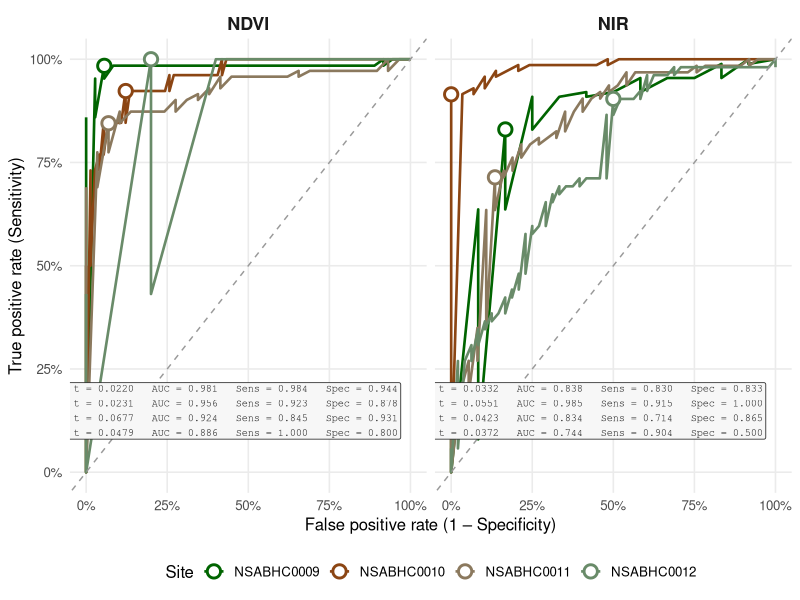
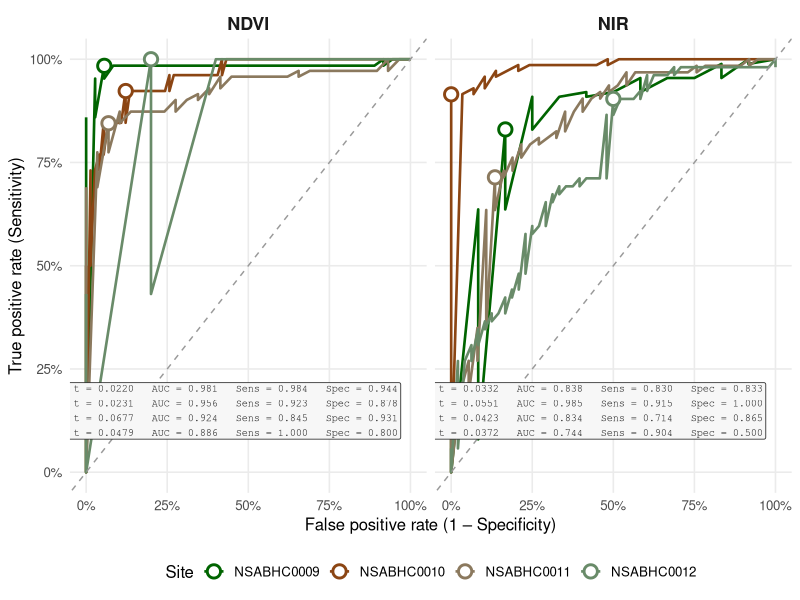
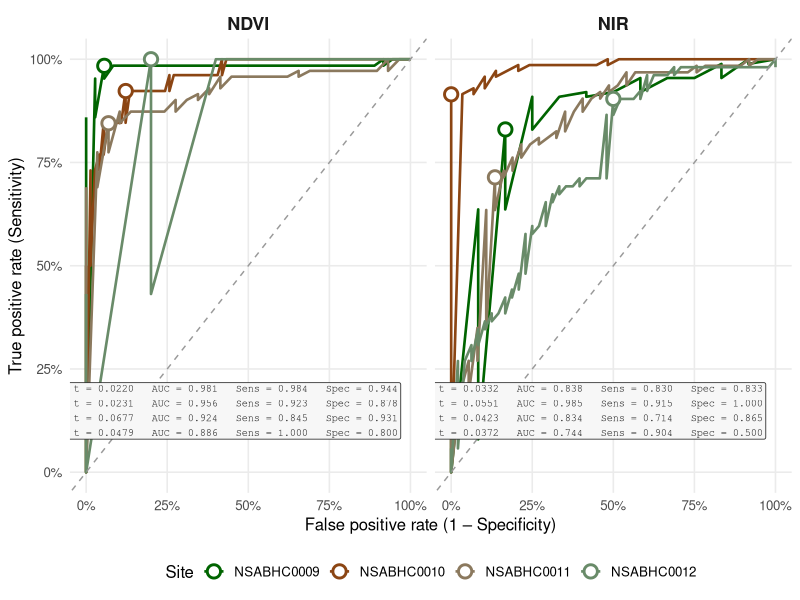

These figures' R source, in order:
# ROC-based threshold selection for NDVI and NIR masking
#
# Fits ROC curves (Youden index) to visually classified training points to find
# the optimal pixel-value threshold for separating vegetation from bare ground
# (NDVI) and non-shadow from shadow (NIR). These thresholds were then passed to
# create_masked_raster() (funx.R) to produce the masked rasters archived on
# Zenodo (10.5281/zenodo.17089161).
#
# Run from the project root:
#   Rscript preprocessing/02_roc_thresholds.R
#
# Inputs (tracked in this repo):
#   data/ndvi_reference_point_values.csv  — 100 pts/site, classes: veg | non-veg
#   data/nir_reference_point_values.csv   — 100 pts/site, classes: shadow | non-shadow
#
# Outputs:
#   data_out/ndvi_thresholds_2024.csv     — optimal threshold + diagnostics per site
#   data_out/nir_thresholds.csv
#   maps_graphs/roc_curves.png            — ROC curves for all sites x both metrics
#
# Expected thresholds (from original analysis):
#   NDVI: NSABHC0009 = 0.02198, NSABHC0010 = 0.02310, NSABHC0011 = 0.06775, NSABHC0012 = 0.04794
#   NIR:  NSABHC0009 = 0.03323, NSABHC0010 = 0.05510, NSABHC0011 = 0.04225, NSABHC0012 = 0.03722

library(pROC)
library(tidyverse)

if (!dir.exists("data_out"))    dir.create("data_out")
if (!dir.exists("maps_graphs")) dir.create("maps_graphs")

ndvi_pts <- read_csv("data/ndvi_reference_point_values.csv", show_col_types = FALSE)
nir_pts  <- read_csv("data/nir_reference_point_values.csv",  show_col_types = FALSE)


# =============================================================================
# Core function: ROC analysis for one metric across all sites
# =============================================================================
# positive_class: the class coded as 1 (target of detection)
# Returns a list with one element per site, each containing:
#   threshold, auc, sensitivity, specificity, n_pos, n_neg, roc object

run_roc_analysis <- function(df, value_col, class_col, positive_class,
                             site_col = "site") {
  lapply(unique(df[[site_col]]), function(s) {
    d <- df[df[[site_col]] == s, ]
    binary <- as.integer(d[[class_col]] == positive_class)

    roc_obj  <- roc(binary, d[[value_col]], quiet = TRUE, direction = "<")
    best     <- coords(roc_obj, "best",
                       ret = c("threshold", "sensitivity", "specificity"),
                       best.method = "youden")

    # coords() can return multiple rows if several thresholds tie — take the first
    best <- best[1, ]

    list(
      site        = s,
      roc         = roc_obj,
      threshold   = best$threshold,
      auc         = as.numeric(auc(roc_obj)),
      auc_ci      = as.numeric(ci.auc(roc_obj)),   # lower, AUC, upper (DeLong 95% CI)
      sensitivity = best$sensitivity,
      specificity = best$specificity,
      n_pos       = sum(binary == 1),
      n_neg       = sum(binary == 0)
    )
  }) |> setNames(unique(df[[site_col]]))
}


# =============================================================================
# Run analyses
# =============================================================================

ndvi_roc <- run_roc_analysis(ndvi_pts,
                             value_col      = "ndvi",
                             class_col      = "class",
                             positive_class = "veg")

nir_roc  <- run_roc_analysis(nir_pts,
                             value_col      = "nir",
                             class_col      = "class",
                             positive_class = "non-shadow")


# =============================================================================
# Extract summary tables
# =============================================================================

summarise_roc <- function(roc_list, value_label) {
  map_dfr(roc_list, function(x) {
    tibble(
      site          = x$site,
      metric        = value_label,
      threshold     = round(x$threshold,   6),
      auc           = round(x$auc,         4),
      auc_ci_lower  = round(x$auc_ci[1],   4),
      auc_ci_upper  = round(x$auc_ci[3],   4),
      sensitivity   = round(x$sensitivity, 3),
      specificity   = round(x$specificity, 3),
      n_veg_pos     = x$n_pos,
      n_nonveg_neg  = x$n_neg
    )
  })
}

ndvi_summary <- summarise_roc(ndvi_roc, "NDVI")
nir_summary  <- summarise_roc(nir_roc,  "NIR")

write_csv(ndvi_summary, "data_out/ndvi_thresholds_2024.csv")
write_csv(nir_summary,  "data_out/nir_thresholds.csv")

cat("=== NDVI thresholds (2024) ===\n")
print(ndvi_summary, width = 120)
cat("\n=== NIR thresholds ===\n")
print(nir_summary, width = 120)


# =============================================================================
# ROC curve plots
# =============================================================================

roc_plot_data <- function(roc_list, metric_label) {
  map_dfr(roc_list, function(x) {
    tibble(
      site        = x$site,
      metric      = metric_label,
      specificity = x$roc$specificities,
      sensitivity = x$roc$sensitivities
    )
  })
}

optimal_points <- function(summary_tbl) {
  summary_tbl %>%
    transmute(site, metric,
              x = 1 - specificity,
              y = sensitivity)
}

# One annotation block per facet, placed in the lower-right empty space.
# Each row is one site; columns are tab-aligned with sprintf padding.
panel_annotations <- bind_rows(ndvi_summary, nir_summary) %>%
  arrange(metric, site) %>%
  group_by(metric) %>%
  summarise(
    label = paste(
      sprintf("%-12s  t = %.4f   AUC = %.3f   Sens = %.3f   Spec = %.3f",
              site, threshold, auc, sensitivity, specificity),
      collapse = "\n"
    ),
    .groups = "drop"
  )

site_colours <- c(
  NSABHC0009 = "darkgreen",
  NSABHC0010 = "saddlebrown",
  NSABHC0011 = "navajowhite4",
  NSABHC0012 = "darkseagreen4"
)

plot_df <- bind_rows(
  roc_plot_data(ndvi_roc, "NDVI"),
  roc_plot_data(nir_roc,  "NIR")
)

opt_df <- bind_rows(
  optimal_points(ndvi_summary),
  optimal_points(nir_summary)
)

roc_plot <- ggplot(plot_df,
                   aes(x = 1 - specificity, y = sensitivity, colour = site)) +
  geom_line(linewidth = 0.9) +
  geom_abline(slope = 1, intercept = 0, linetype = "dashed", colour = "grey60") +
  geom_point(data = opt_df, aes(x = x, y = y, colour = site),
             size = 3.5, shape = 21, fill = "white", stroke = 1.5) +
  geom_label(data = panel_annotations,
             aes(x = 0.97, y = 0.08, label = label),
             hjust = 1, vjust = 0, size = 2.6,
             inherit.aes = FALSE,
             label.size = 0.3, fill = "grey97", colour = "grey20",
             family = "mono") +
  facet_wrap(~ metric, nrow = 1) +
  scale_colour_manual(values = site_colours, name = "Site") +
  scale_x_continuous(limits = c(0, 1), labels = scales::percent_format()) +
  scale_y_continuous(limits = c(0, 1), labels = scales::percent_format()) +
  labs(x = "False positive rate (1 – Specificity)",
       y = "True positive rate (Sensitivity)") +
  theme_minimal(base_size = 12) +
  theme(
    panel.grid.minor  = element_blank(),
    strip.text        = element_text(face = "bold", size = 13),
    legend.position   = "bottom",
    plot.background   = element_rect(fill = "white", colour = "white")
  )

roc_plot

ggsave("maps_graphs/roc_curves.png",      roc_plot, width = 12, height = 6, dpi = 300)
ggsave("preprocessing/roc_curves.png", roc_plot, width = 12, height = 6, dpi = 300)
